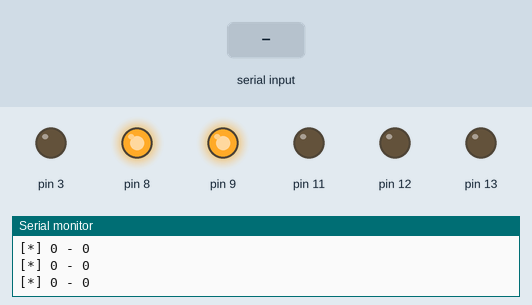
Simulated run of this sketch. Board: Arduino Uno, built with avr-gcc and run on an emulated ATmega328P. Parts: output pins drawn as LEDs (lit = HIGH), the last lines printed to the serial monitor. The inputs (shaded band) are chosen by the test bench.

Above: at 1.2 s.
1.3 s: "LF" received over Serial
At 3.5 s:
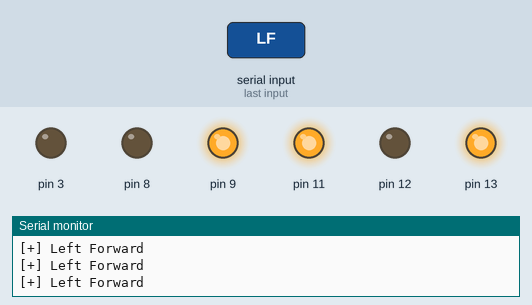
3.8 s: "BRAKE;1\n" received over Serial
At 6.0 s:
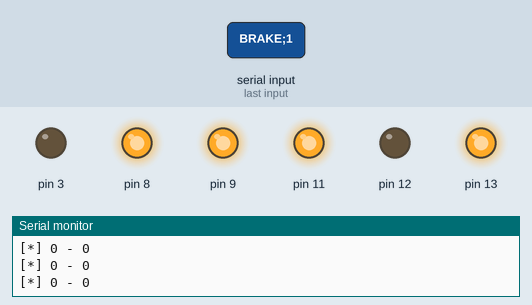
6.3 s: "LB" received over Serial
At 7.6 s:
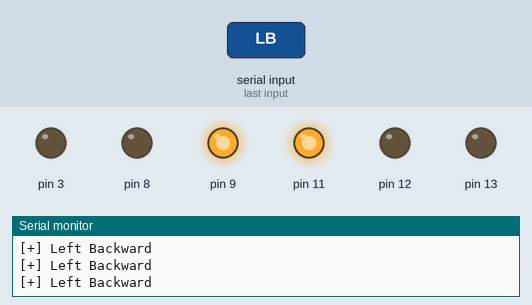
8.8 s: "BRAKE;150\n" received over Serial
At 10.8 s:
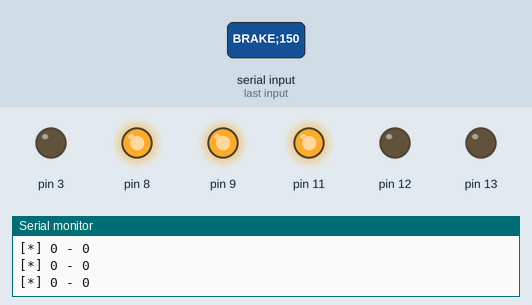
11.3 s: "RF" received over Serial
At 13.5 s:
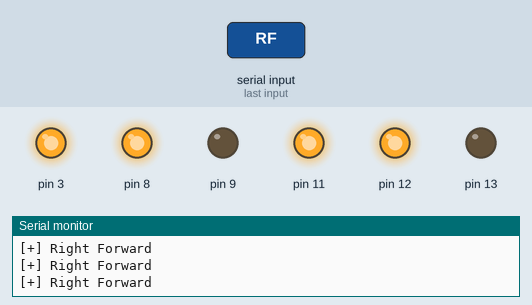
13.8 s: "LF;1\n" received over Serial
At 15.6 s:
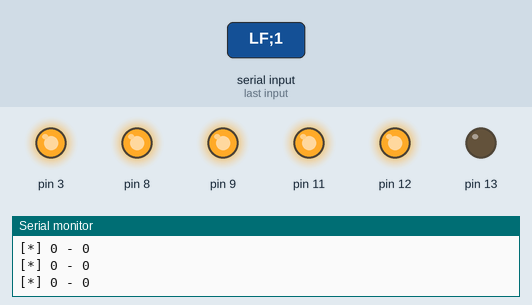
Timing chart, 0 to 17.1 s (numbered marks = the images above; inputs shaded):
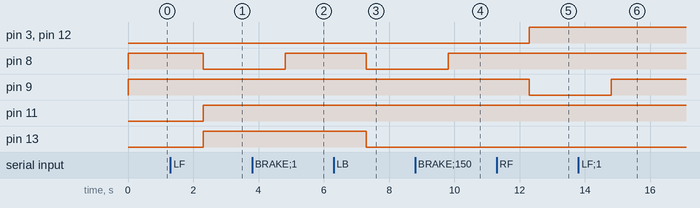

Measured:
- after the input at 1.3 s, pin 8: HIGH → LOW after 1.0 s; pin 11, pin 13: LOW → HIGH after 1.0 s
- after the input at 3.8 s, pin 8: LOW → HIGH after 1.0 s
- after the input at 6.3 s, pin 8, pin 13: HIGH → LOW after 1.0 s
- after the input at 8.8 s, pin 8: LOW → HIGH after 1.0 s
- after the input at 11.3 s, pin 3, pin 12: LOW → HIGH after 1.0 s; pin 9: HIGH → LOW after 1.0 s
- after the input at 13.8 s, pin 9: LOW → HIGH after 1.0 s

The sketch:

botTestPinsVal.ino
```cpp
unsigned long nowTime = 0;
unsigned long lastReceptionTime = 0;

/* Motor B : Left Motor
 * Motor A : Right Motor
 */

void setup() {
  Serial.begin(9600);
  Serial.println("Start");
  //Motor A
  pinMode(12, OUTPUT);
  pinMode(9, OUTPUT);
  //Motor B
  pinMode(13, OUTPUT);
  pinMode(8, OUTPUT);
  //brake
  digitalWrite(9, HIGH);
  digitalWrite(8, HIGH);
}

String incoming = "0,0;";

void loop(){
  if(Serial.available()){
    incoming = Serial.readString();
    Serial.println("[+] "+incoming);
  }
  if(incoming.indexOf(";")>0){
    String y = incoming.substring(0, incoming.indexOf(","));
    String x = incoming.substring(incoming.indexOf(",")+1, incoming.indexOf(";"));
    Serial.print("[*] ");
    Serial.print(y.toInt());
    Serial.print(" - ");
    Serial.println(x.toInt());

    moove(y.toInt(), x.toInt());
  }else{
    if(incoming.indexOf("BRAKE")>=0){
      Serial.println("[+] Brake!");
      digitalWrite(9, HIGH);
      digitalWrite(8, HIGH);
    }
    if(incoming.indexOf("LF")>=0){
      Serial.println("[+] Left Forward");
      digitalWrite(13, true);
      digitalWrite(8, LOW);
      analogWrite(11, 255);
    }
    if(incoming.indexOf("LS")>=0){
      Serial.println("[+] Left Stop");
      digitalWrite(8, HIGH);
      //analogWrite(11, 255);
    }
    if(incoming.indexOf("LB")>=0){
      Serial.println("[+] Left Backward");
      digitalWrite(13, false);
      digitalWrite(8, LOW);
      analogWrite(11, 255);
    }
    if(incoming.indexOf("RF")>=0){
      Serial.println("[+] Right Forward");
      digitalWrite(12, true);
      digitalWrite(9, LOW);
      analogWrite(3, 255);
    }
    if(incoming.indexOf("RS")>=0){
      Serial.println("[+] Right Stop");
      digitalWrite(9, HIGH);
    }
    if(incoming.indexOf("RB")>=0){
      Serial.println("[+] Right Backward");
      digitalWrite(12, false);
      digitalWrite(9, LOW);
      analogWrite(3, 255);
    }
  }
}

void leftMotor(int value){
  if(value!=0){
    bool forwardDirection = (value>0);
    digitalWrite(13, forwardDirection);
    digitalWrite(8, LOW);
    analogWrite(11, abs(value));
  }else{
    digitalWrite(8, HIGH);
  }
}
void rightMotor(int value){
  if(value!=0){
    bool forwardDirection = (value>0);
    digitalWrite(12, forwardDirection);
    digitalWrite(9, LOW);
    analogWrite(3, abs(value));
  }else{
    digitalWrite(9, HIGH);
  }
}

void moove(int yPot, int xPot){
  int lPow = yPot;
  int rPow = yPot;
  //Converting the potentino values to a motor power
  if(yPot>0){
    if(xPot>0){
      rPow-=xPot;
    }else{
      lPow-=abs(xPot);
    }
  }else{//mooving backward
    if(xPot>0){
      rPow+=abs(xPot);
    }else{
      lPow+=abs(xPot);
    }
  }
  //send values to motors
  leftMotor(lPow);
  rightMotor(rPow);
}
```
